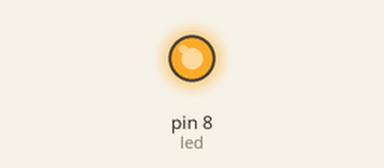
Simulated run of this sketch. Board: Arduino Uno, built with avr-gcc and run on an emulated ATmega328P. Parts: output pins drawn as LEDs (lit = HIGH).

Above: at 0.1 s.
At 21.1 s:
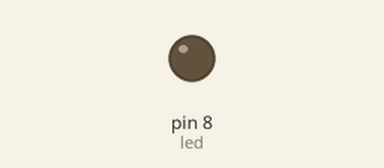
Timing chart, 0 to 22.6 s (numbered marks = the images above):
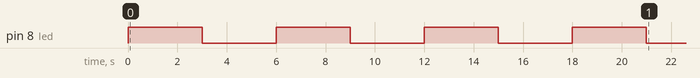

The sketch:

sketch_sep06a.ino
```cpp
int led = 8;
int i;
void setup()
{
  pinMode(led,OUTPUT);
  for(i=0;i<4;i=i+1)
  {
    digitalWrite(led,HIGH);
    delay(3000);
    digitalWrite(led,LOW);
    delay(3000);
  }
}
void loop()
{
}
```
